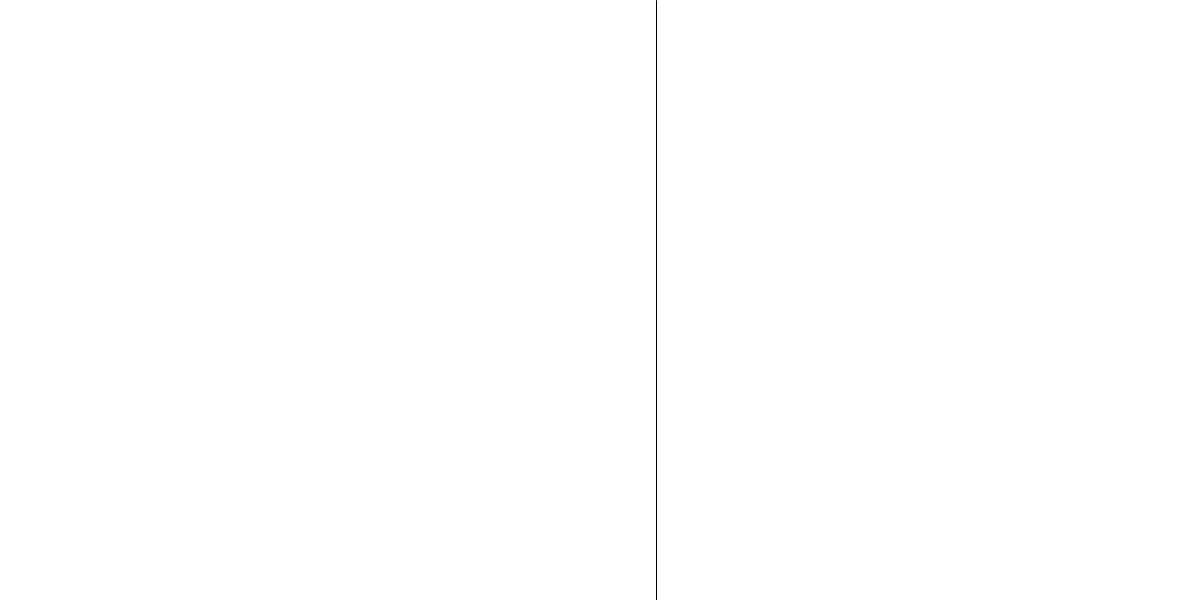
Frame 1 (no input)
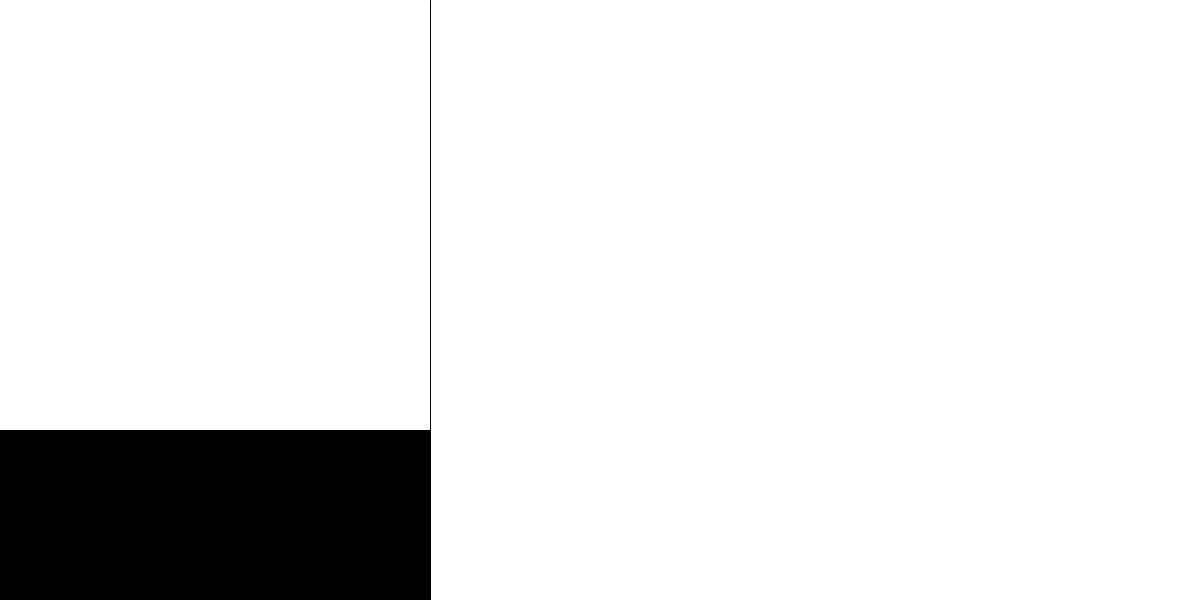
Frame 60 (the mouse pressed at the canvas centre just before this capture)
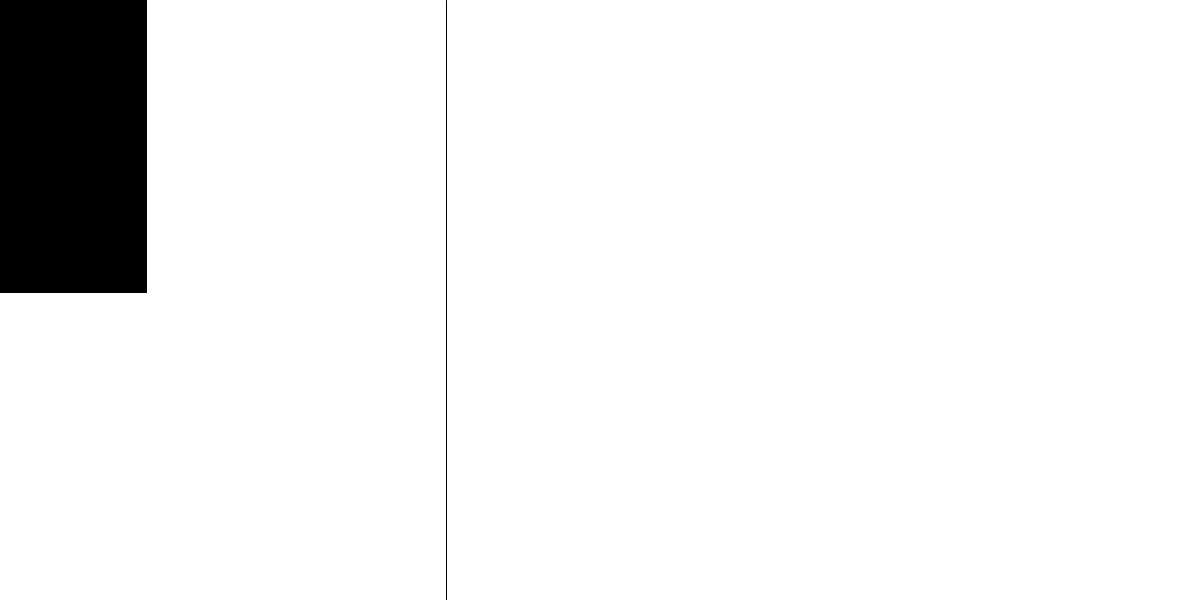
Frame 120 (the mouse held since frame 60 and released just before this capture)

The Processing sketch that drew these frames (run headless with seeded random() and noise(); from frame 60 on, the mouse is pressed at the canvas centre):

// Processing sketch: processing_92891
// ── processing_92891.pde

float xoff = 0.1;
void setup(){
  size(1200,600);}
void draw() {
  background(255);
  xoff = xoff + .01;
  float n = noise(xoff) * width;
  line(n, 0, n, height);
  fill(0);
  rect(0,n-mouseX,n-mouseY,n);
}
